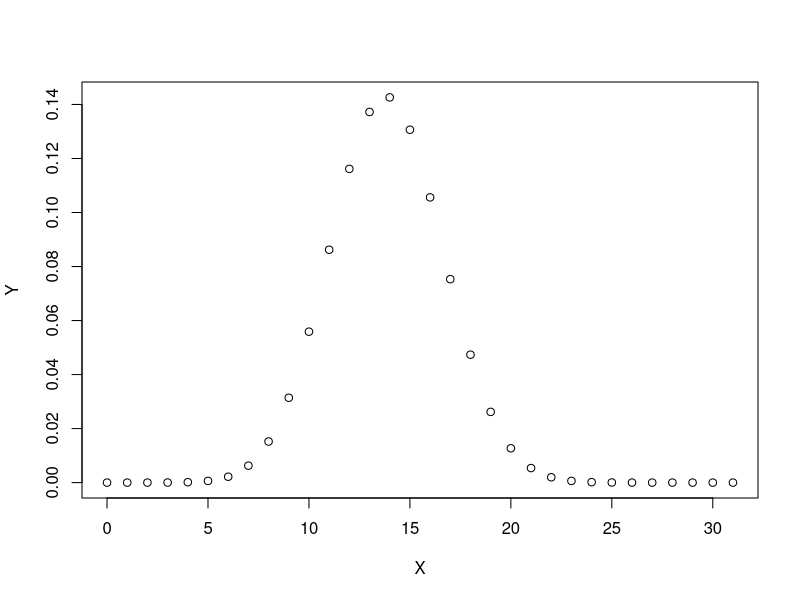
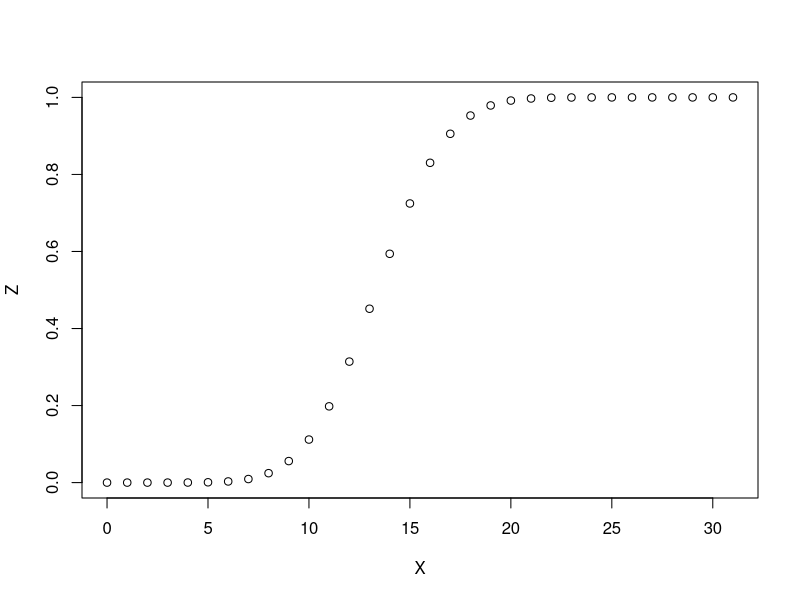

Recreate these plots in R, in order.
#Q1
x<-c(7,8,9)
dbinom(7,12,1/6)+dbinom(8,12,1/6)+dbinom(9,12,1/6)                    #way 1
pbinom(9,12,1/6,lower.tail = TRUE)-pbinom(6,12,1/6,lower.tail = TRUE) #way 2

#Q2
pnorm(100,mean=72,sd=15.2)-pnorm(84,mean=72,sd=15.2)

#Q3
dpois(0,5) #no car in a time interval
ppois(50,50)-ppois(47,50)
# dpois(48,50)+dpois(49,50)+dpois(50,50)

#Q4
dbinom(3,5,17/250)
#dhyper(3,17,233,5)
#Hypergeometric Distribution: Sampling without replacement

#Q5
#X follows binomial distribution with parameters n=31 and 
#the probability of students using wiki is 0.447

#5b
#PMF
X=0:31
Y=dbinom(X,31,0.447)
plot(X,Y)
#5c
#CDF
Z=pbinom(X,31,0.447)
plot(X,Z)

#5d
mean(X)
sd(x)
var(X)
